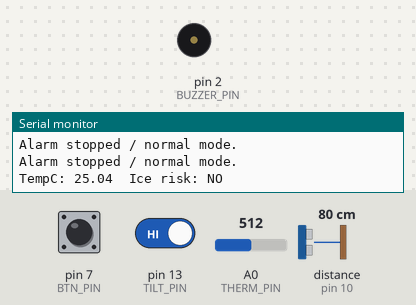
Bench run of a sketch on a simulated Arduino Uno, built with avr-gcc and run on an emulated ATmega328P. Parts: buzzer (waves = sounding), the last lines printed to the serial monitor. Wiring (inferred from the names in the program): ultrasonic range finder: trigger pin 9; echo pin 10. The test bench sets the inputs (shaded band); at power-on: distance to the obstacle (sensor on pin 10) 80 cm, A0 (THERM_PIN) = 512, pin 7 (BTN_PIN) HIGH, pin 13 (TILT_PIN) HIGH. The echo pulse lasts 58.3 µs per cm.

Above: at 1.2 s.
1.3 s: distance to the obstacle (sensor on pin 10) set to 55 cm
4.5 s: distance to the obstacle (sensor on pin 10) set to 47 cm
6.0 s: A0 (THERM_PIN) set to 463
7.5 s: A0 (THERM_PIN) set to 437
10.5 s: pin 7 (BTN_PIN) pulled LOW for 0.15 s
At 14.5 s:
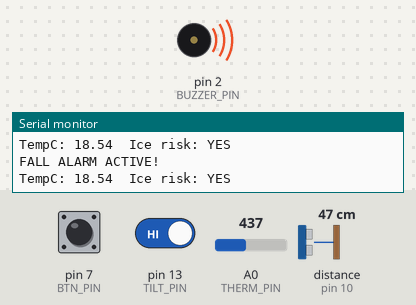
14.8 s: pin 7 (BTN_PIN) pulled LOW for 1 s
At 15.8 s:
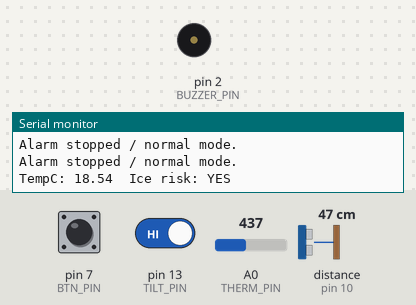
Timing chart, 0 to 19.4 s (numbered marks = the images above; inputs shaded):
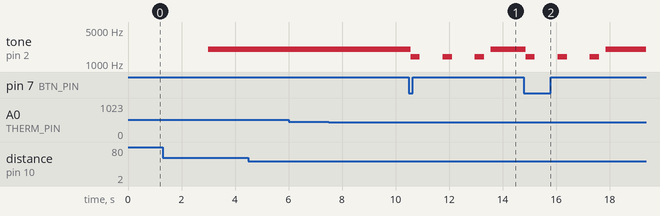

The sketch:

final_code.ino
```cpp
// -------- Pins --------
const int TILT_PIN   = 13;   // tilt switch to GND (INPUT_PULLUP)
const int BTN_PIN    = 7;    // button to GND (INPUT_PULLUP)
const int BUZZER_PIN = 2;    // buzzer (+) here, (-) to GND

// Ultrasonic
const int TRIG_PIN   = 9;
const int ECHO_PIN   = 10;

// ---- Ice sensor (thermistor) ----
const int THERM_PIN = A0;  // junction between thermistor and 10k

const float SERIES_RESISTOR     = 10000.0;  // 10k fixed resistor
const float NOMINAL_RESISTANCE  = 10000.0;  // 10k at 25°C
const float NOMINAL_TEMPERATURE = 25.0;     // 25 °C
const float B_COEFFICIENT       = 3950.0;   // typical value
const float KELVIN_OFFSET       = 273.15;
const float ICE_THRESHOLD_C     = 20.0;     // adjust after testing

// -------- Timings --------
const unsigned long TILT_DEBOUNCE_MS  = 80;
const unsigned long FALL_HOLD_MS      = 3000;  // side >= 3s
const unsigned long BTN_DEBOUNCE_MS   = 60;

// Proximity beep windows (ms)
struct Pattern { unsigned onMs; unsigned offMs; unsigned freq; };
const Pattern PAT_CLOSE  = {120, 120, 2200};   // <= 10 cm
const Pattern PAT_MED    = {150, 200, 2000};   // 10–30 cm
const Pattern PAT_FAR    = {200, 400, 1800};   // 30–50 cm

// -------- State machine for fall --------
enum State { IDLE, SIDE_PENDING, ALARM };
State state = IDLE;
unsigned long stateStart = 0;

// Tilt debounce
int tiltLastRaw = HIGH, tiltStable = HIGH;
unsigned long tiltLastChange = 0;

// Button debounce (simplified)
int btnLastRaw = HIGH, btnStable = HIGH;
unsigned long btnLastChange = 0;

// Proximity beeper state
unsigned long buzzWindowStart = 0;
bool buzzOnWindow = false;

// Ice warning state
bool  iceRiskGlobal = false;
bool  iceBeepOn     = false;
unsigned long icePhaseStart = 0;

// -------- Helpers --------
void beepOff() {
  noTone(BUZZER_PIN);
}

// -------- Debounce & reads --------
void readTilt() {
  unsigned long now = millis();
  int raw = digitalRead(TILT_PIN);
  if (raw != tiltLastRaw) {
    tiltLastRaw = raw;
    tiltLastChange = now;
  }
  if (now - tiltLastChange >= TILT_DEBOUNCE_MS) {
    tiltStable = raw;
  }
}

bool isSideways() {
  // With INPUT_PULLUP and one leg to GND, many tilt switches read LOW when sideways.
  // If yours is opposite, flip this to (tiltStable == HIGH).
  return tiltStable == HIGH;
}

void readButton() {
  unsigned long now = millis();
  int raw = digitalRead(BTN_PIN);
  if (raw != btnLastRaw) {
    btnLastRaw = raw;
    btnLastChange = now;
  }
  if (now - btnLastChange >= BTN_DEBOUNCE_MS) {
    btnStable = raw;  // debounced
  }
}

bool buttonPressedNow() {
  return (btnStable == LOW);   // active-LOW with INPUT_PULLUP
}

// -------- Fall state transitions --------
void enter(State s) {
  state = s;
  stateStart = millis();
  if (s == ALARM) {
    tone(BUZZER_PIN, 2000);  // continuous alarm
    Serial.println("FALL ALARM ACTIVE!");
  } else {
    // IDLE or SIDE_PENDING
    beepOff();
    buzzOnWindow   = false;
    iceBeepOn      = false;
    icePhaseStart  = millis();
    Serial.println("Alarm stopped / normal mode.");
  }
}

// -------- Ultrasonic distance --------
float readDistanceCm() {
  digitalWrite(TRIG_PIN, LOW);
  delayMicroseconds(2);
  digitalWrite(TRIG_PIN, HIGH);
  delayMicroseconds(10);
  digitalWrite(TRIG_PIN, LOW);

  unsigned long duration = pulseIn(ECHO_PIN, HIGH, 30000UL);
  if (duration == 0) return -1; // no echo
  return (duration * 0.0343f) / 2.0f;
}

// -------- Proximity beeper (owns buzzer ONLY when called) --------
void runProximityBeep() {
  static unsigned long lastMeasure = 0;
  static float lastDistance = -1;

  unsigned long now = millis();
  if (now - lastMeasure >= 60) {
    lastMeasure = now;
    lastDistance = readDistanceCm();
  }

  const Pattern* p = nullptr;
  if (lastDistance > 0 && lastDistance <= 10)        p = &PAT_CLOSE;
  else if (lastDistance > 10 && lastDistance <= 30)  p = &PAT_MED;
  else if (lastDistance > 30 && lastDistance <= 50)  p = &PAT_FAR;

  if (!p) {
    buzzOnWindow = false;
    beepOff();
    return;
  }

  if (!buzzOnWindow) {
    buzzOnWindow    = true;
    buzzWindowStart = now;
    tone(BUZZER_PIN, p->freq);
  } else {
    unsigned long elapsed = now - buzzWindowStart;
    if (elapsed >= p->onMs) {
      beepOff();
      if (elapsed >= (unsigned long)(p->onMs + p->offMs)) {
        buzzOnWindow = false;
      }
    }
  }
}

// ---- Ice sensor: read temperature in °C ----
float readThermistorC() {
  int adc = analogRead(THERM_PIN);
  if (adc == 0) return 999.0; // avoid divide-by-zero edge-case

  float resistance = SERIES_RESISTOR * (1023.0 / adc - 1.0);
  float steinhart = resistance / NOMINAL_RESISTANCE;
  steinhart = log(steinhart);
  steinhart /= B_COEFFICIENT;
  steinhart += 1.0 / (NOMINAL_TEMPERATURE + KELVIN_OFFSET);
  steinhart = 1.0 / steinhart;
  float tempC = steinhart - KELVIN_OFFSET;
  return tempC;
}

// ---- Ice detection: update global iceRisk ----
void updateIceRisk() {
  static unsigned long lastSample = 0;
  static float lastTempC = 0;

  unsigned long now = millis();
  if (now - lastSample >= 1000) { // once per second
    lastSample = now;
    lastTempC  = readThermistorC();
    iceRiskGlobal = (lastTempC <= ICE_THRESHOLD_C);

    Serial.print("TempC: ");
    Serial.print(lastTempC);
    Serial.print("  Ice risk: ");
    Serial.println(iceRiskGlobal ? "YES" : "NO");
  }
}

// ---- Ice warning buzzer pattern (owns buzzer ONLY when called) ----
void runIceWarningPattern() {
  // Only call this when iceRiskGlobal == true AND not in ALARM
  const unsigned long ON_MS  = 350;
  const unsigned long OFF_MS = 850;

  unsigned long now = millis();
  if (!iceBeepOn) {
    iceBeepOn = true;
    icePhaseStart = now;
    tone(BUZZER_PIN, 1400); // distinct ice tone
  } else {
    unsigned long elapsed = now - icePhaseStart;
    if (elapsed >= ON_MS) {
      beepOff();
    }
    if (elapsed >= ON_MS + OFF_MS) {
      iceBeepOn = false;   // start new cycle
    }
  }
}

void setup() {
  pinMode(TILT_PIN, INPUT_PULLUP);
  pinMode(BTN_PIN,  INPUT_PULLUP);
  pinMode(TRIG_PIN, OUTPUT);
  pinMode(ECHO_PIN, INPUT);

  Serial.begin(9600);
  beepOff();
  enter(IDLE);
}

void loop() {
  readTilt();
  readButton();
  updateIceRisk();   // updates iceRiskGlobal once per second

  // Button cancels ALARM
  if (state == ALARM && buttonPressedNow()) {
    enter(IDLE);
  }

  // Fall detection state machine
  bool sideways = isSideways();

  switch (state) {
    case IDLE:
      if (sideways) enter(SIDE_PENDING);
      break;

    case SIDE_PENDING:
      if (!sideways) {
        enter(IDLE);
        break;
      }
      if (millis() - stateStart >= FALL_HOLD_MS) {
        enter(ALARM);
      }
      break;

    case ALARM:
      // continuous tone already set in enter(ALARM)
      break;
  }

  // -------- Buzzer arbitration --------
  // Only ONE of these owns the buzzer at a time:
  // 1) ALARM (highest priority)
  // 2) Ice warning (if risk)
  // 3) Proximity beeps

  if (state == ALARM) {
    // alarm tone already playing; do nothing
    return;
  }

  if (iceRiskGlobal) {
    // ice warning pattern owns buzzer
    runIceWarningPattern();
  } else {
    // obstacle beeps own buzzer
    runProximityBeep();
  }
}
```

Measured:
- after the input at 10.5 s, tone on pin 2 (BUZZER_PIN): plays 1400 Hz for 0.35 s, 1400 Hz for 0.35 s, 1400 Hz for 0.35 s, 2000 Hz for 1.2 s, starting after 0.06 s
- after the input at 14.8 s, tone on pin 2 (BUZZER_PIN): plays 1400 Hz for 0.35 s, 1400 Hz for 0.35 s, 1400 Hz for 0.35 s, 2000 Hz for 2.4 s, starting after 0.06 s
